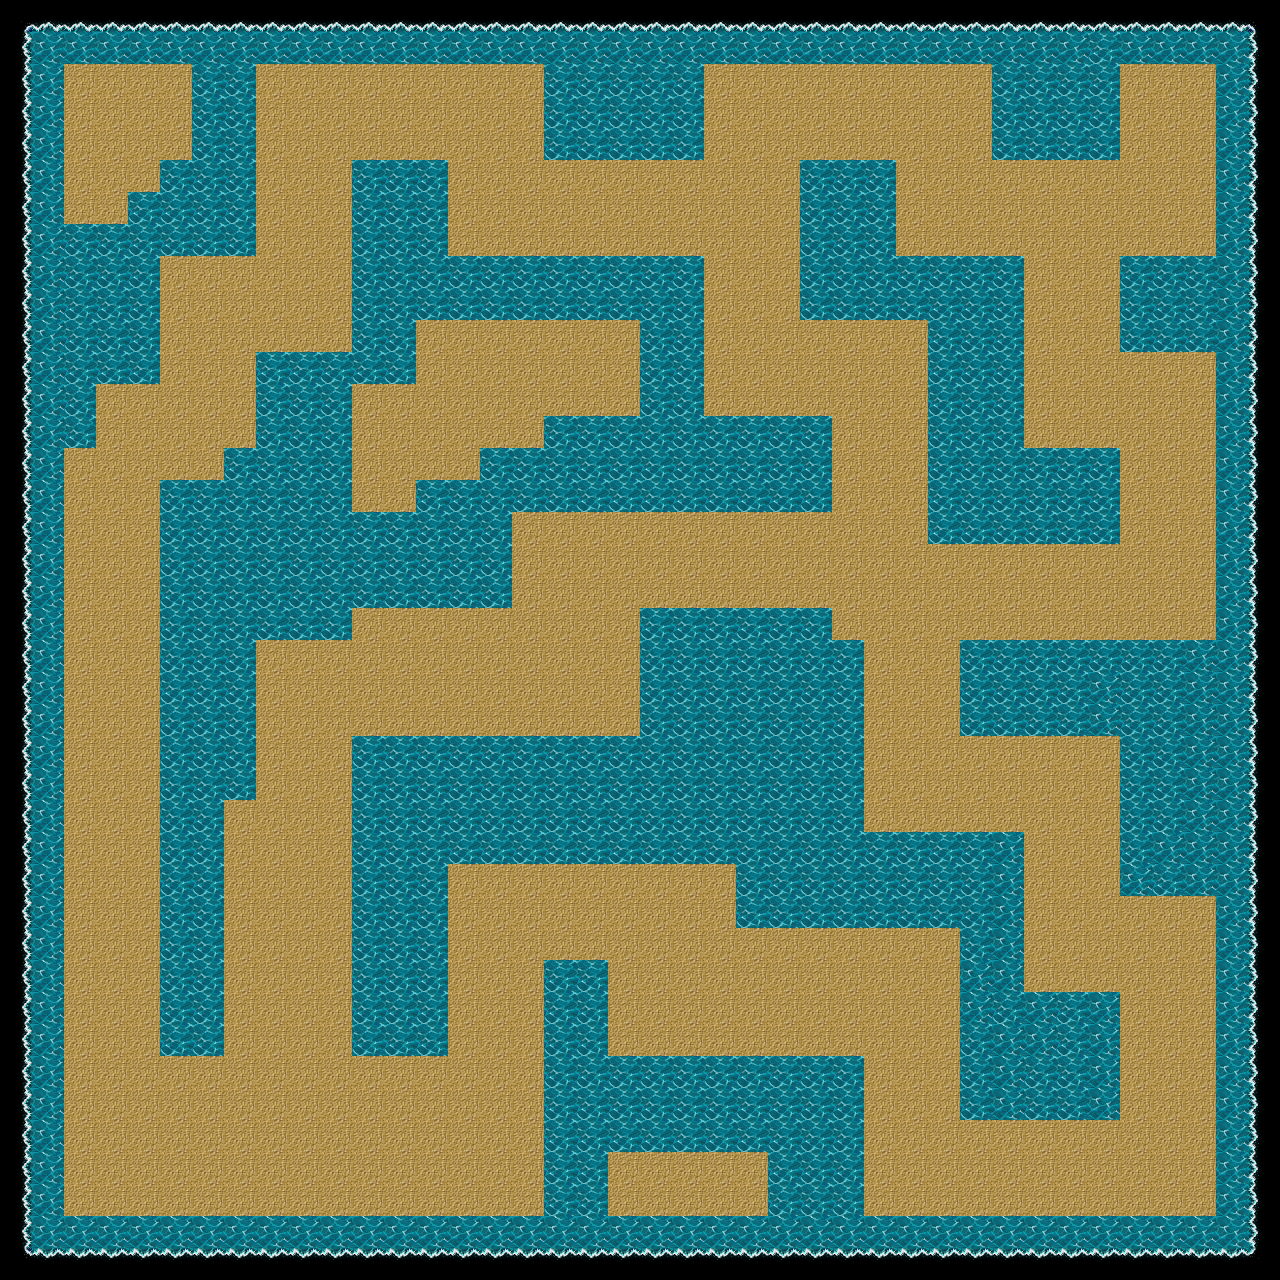

The image is a tile-based game level rendered from a .tmx file. Its description and source (layers, tilesets, objects; grid data summarised) follow:
An orthogonal 40x40 tile map with 32x32 px tiles, 2 tile layers (Collider, Background).

<map version="1.10" tiledversion="1.10.2" orientation="orthogonal" renderorder="right-down" width="40" height="40" tilewidth="32" tileheight="32" infinite="0" nextlayerid="3" nextobjectid="1">
 <tileset firstgid="1" source="Tiles.tsx" />
 <layer id="1" name="Collider" width="40" height="40">
  <data>[1600 cells, 830 non-empty, 10 distinct tile ids]</data>
 </layer>
 <layer id="2" name="Background" width="40" height="40" locked="1">
  <data>[1600 cells, 770 non-empty, 1 distinct tile ids]</data>
 </layer>
</map>
